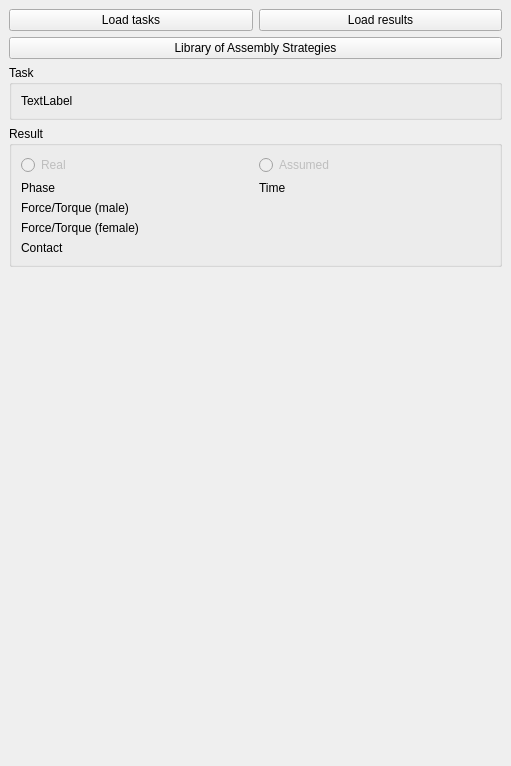
<?xml version="1.0" encoding="UTF-8"?>
<ui version="4.0">
 <class>ATaskVisPlugin</class>
 <widget class="QDockWidget" name="ATaskVisPlugin">
  <property name="geometry">
   <rect>
    <x>0</x>
    <y>0</y>
    <width>511</width>
    <height>766</height>
   </rect>
  </property>
  <property name="windowTitle">
   <string>Assembly Visualisation</string>
  </property>
  <widget class="QWidget" name="dockWidgetContents">
   <layout class="QVBoxLayout" name="verticalLayout_2">
    <item>
     <layout class="QGridLayout" name="gridLayout_4">
      <item row="0" column="0">
       <layout class="QGridLayout" name="gridLayout">
        <item row="0" column="0">
         <widget class="QPushButton" name="_loadTasksBtn">
          <property name="text">
           <string>Load tasks</string>
          </property>
         </widget>
        </item>
        <item row="0" column="1">
         <widget class="QPushButton" name="_loadResultsBtn">
          <property name="text">
           <string>Load results</string>
          </property>
         </widget>
        </item>
       </layout>
      </item>
      <item row="4" column="0">
       <spacer name="verticalSpacer">
        <property name="orientation">
         <enum>Qt::Vertical</enum>
        </property>
        <property name="sizeHint" stdset="0">
         <size>
          <width>20</width>
          <height>40</height>
         </size>
        </property>
       </spacer>
      </item>
      <item row="1" column="0">
       <widget class="QPushButton" name="_btnStrategyLibrary">
        <property name="text">
         <string>Library of Assembly Strategies</string>
        </property>
       </widget>
      </item>
      <item row="2" column="0">
       <widget class="QGroupBox" name="_taskBox">
        <property name="title">
         <string>Task</string>
        </property>
        <layout class="QGridLayout" name="gridLayout_2">
         <item row="0" column="0">
          <widget class="QLabel" name="_taskDescription">
           <property name="text">
            <string>TextLabel</string>
           </property>
          </widget>
         </item>
         <item row="1" column="0">
          <layout class="QFormLayout" name="_taskBoxLayout"/>
         </item>
        </layout>
       </widget>
      </item>
      <item row="3" column="0">
       <widget class="QGroupBox" name="_resultBox">
        <property name="title">
         <string>Result</string>
        </property>
        <layout class="QGridLayout" name="gridLayout_6">
         <item row="8" column="0">
          <widget class="QLabel" name="_contactLabel">
           <property name="text">
            <string>Contact</string>
           </property>
          </widget>
         </item>
         <item row="0" column="0">
          <widget class="QRadioButton" name="_real">
           <property name="enabled">
            <bool>false</bool>
           </property>
           <property name="text">
            <string>Real</string>
           </property>
           <property name="checkable">
            <bool>true</bool>
           </property>
           <property name="checked">
            <bool>false</bool>
           </property>
          </widget>
         </item>
         <item row="4" column="1">
          <widget class="QLabel" name="_timeLabel">
           <property name="text">
            <string>Time</string>
           </property>
          </widget>
         </item>
         <item row="4" column="0">
          <widget class="QLabel" name="_phase">
           <property name="text">
            <string>Phase</string>
           </property>
          </widget>
         </item>
         <item row="0" column="1">
          <widget class="QRadioButton" name="_assumed">
           <property name="enabled">
            <bool>false</bool>
           </property>
           <property name="text">
            <string>Assumed</string>
           </property>
           <property name="checkable">
            <bool>true</bool>
           </property>
          </widget>
         </item>
         <item row="5" column="0" colspan="2">
          <widget class="QLabel" name="_ftMaleLabel">
           <property name="text">
            <string>Force/Torque (male)</string>
           </property>
          </widget>
         </item>
         <item row="6" column="0" colspan="2">
          <widget class="QLabel" name="_ftFemaleLabel">
           <property name="text">
            <string>Force/Torque (female)</string>
           </property>
          </widget>
         </item>
        </layout>
       </widget>
      </item>
     </layout>
    </item>
   </layout>
  </widget>
 </widget>
 <resources/>
 <connections/>
</ui>
